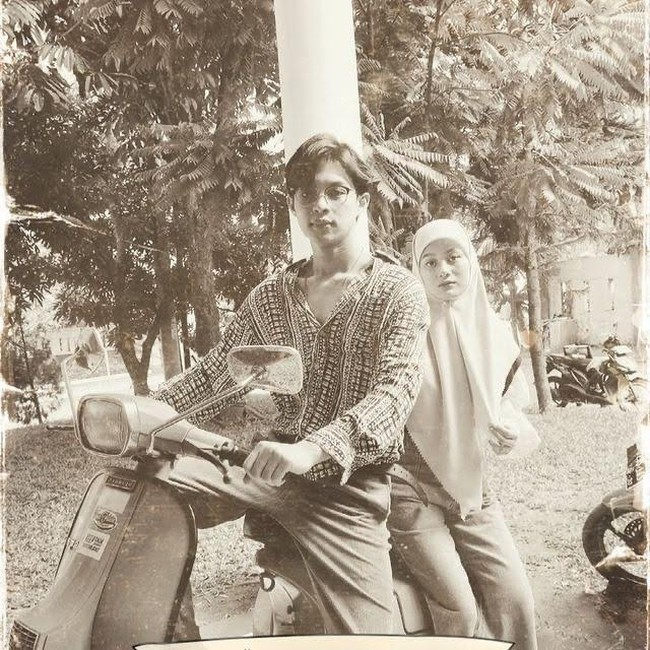
#> input picture foto/foto.jpg, 650 x 650 px
$ jupyter execute Masking.ipynb
#> lines starting #> are read from the running program, lines starting #| are printed output that depends on the picture; after the words box and inside, x2 and y2 are one past the last pixel; in counts of white or black regions, pixels touching at a corner belong together
[cell 1]
# Cell 1: Import libraries yang diperlukan

import cv2
import numpy as np
import matplotlib.pyplot as plt

[cell 2]
# Cell 2: Load gambar

# Ganti 'foto/foto1.jpg' dengan path gambar Anda
img = cv2.imread('foto/foto.jpg')
#> img is the input picture: shape (650, 650, 3); mean B, G, R 138.9, 155.1, 167.6

if img is None:
    print("Gambar tidak ditemukan. Pastikan path benar.")
else:
    print("Gambar berhasil dimuat dengan ukuran:", img.shape)
#| Gambar berhasil dimuat dengan ukuran: (650, 650, 3)

[cell 3]
# Cell 3: Tampilkan gambar asli

plt.imshow(cv2.cvtColor(img, cv2.COLOR_BGR2RGB))
plt.title('Gambar Asli')
plt.show()

[cell 4]
# Cell 4: Buat mask sederhana (lingkaran)

# Mask berukuran sama dengan gambar
mask = np.zeros_like(img)

# Buat lingkaran putih di tengah
center = (img.shape[1] // 2, img.shape[0] // 2)
#> center = (325, 325)
radius = min(img.shape[0], img.shape[1]) // 4
#> radius = 162
cv2.circle(mask, center, radius, (255, 255, 255), -1)
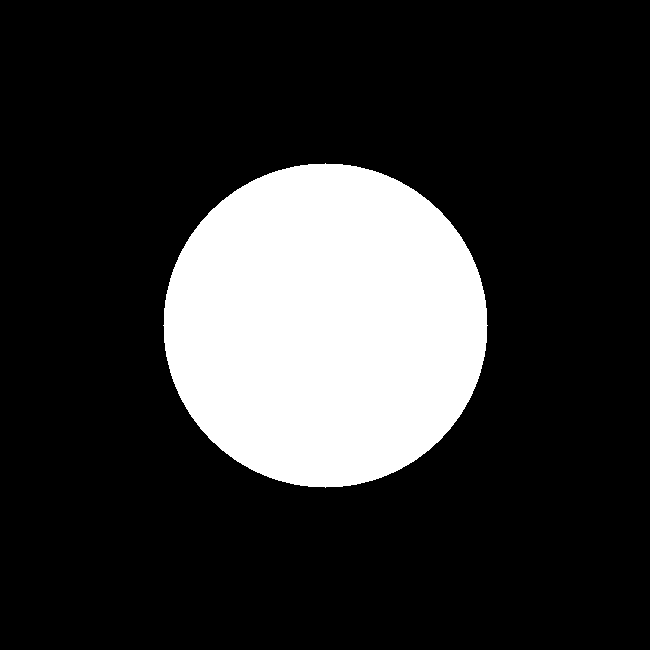
#> mask: shape (650, 650, 3); 19.5% white; 1 white region, box (x1, y1, x2, y2) and area: (163, 163, 488, 488) 82433

# Konversi ke grayscale untuk operasi logika
mask_gray = cv2.cvtColor(mask, cv2.COLOR_BGR2GRAY)

[cell 5]
# Cell 5: Operasi logika AND

# Konversi gambar ke grayscale untuk operasi logika
img_gray = cv2.cvtColor(img, cv2.COLOR_BGR2GRAY)
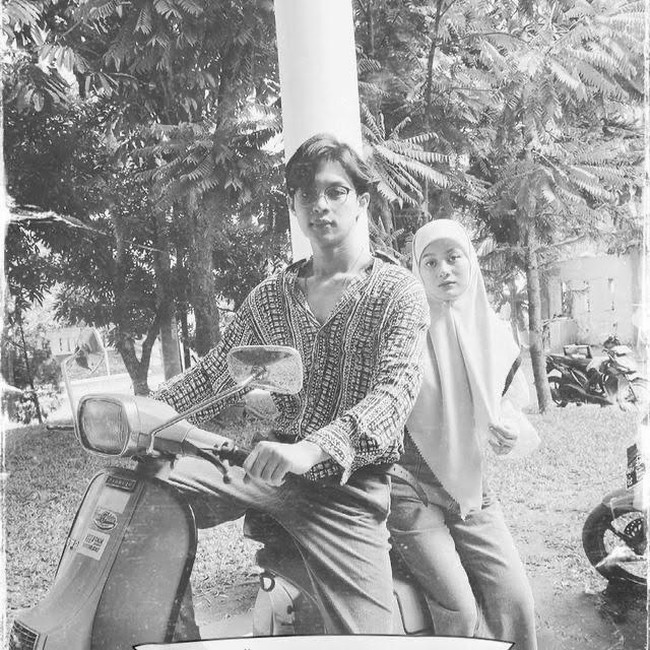
#> img_gray: shape (650, 650); min 6, max 255, mean 157

# Operasi AND: hanya piksel yang ada di mask yang dipertahankan
masked_and = cv2.bitwise_and(img_gray, img_gray, mask=mask_gray)
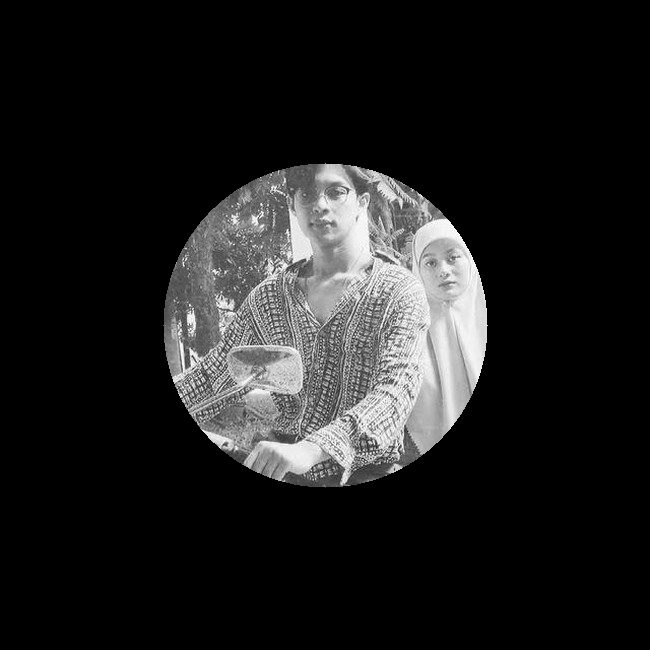
#> masked_and: shape (650, 650); min 0, max 254, mean 30.3

[cell 6]
# Cell 6: Operasi logika OR

# Buat gambar kedua (misalnya, gambar dengan pola)
img2 = np.zeros_like(img_gray)
cv2.rectangle(img2, (50, 50), (200, 200), 255, -1)
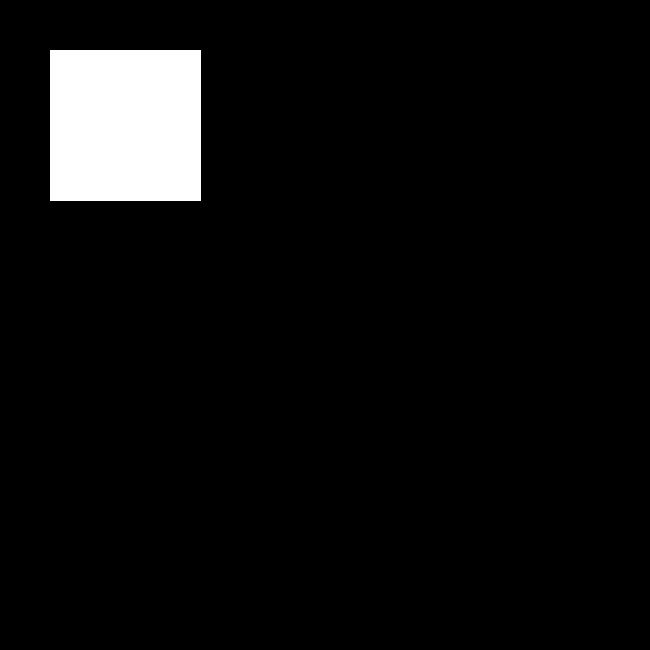
#> img2: shape (650, 650); 5.4% white; 1 white region, box (x1, y1, x2, y2) and area: (50, 50, 201, 201) 22801

# Operasi OR: gabungkan piksel dari kedua gambar
masked_or = cv2.bitwise_or(img_gray, img2)
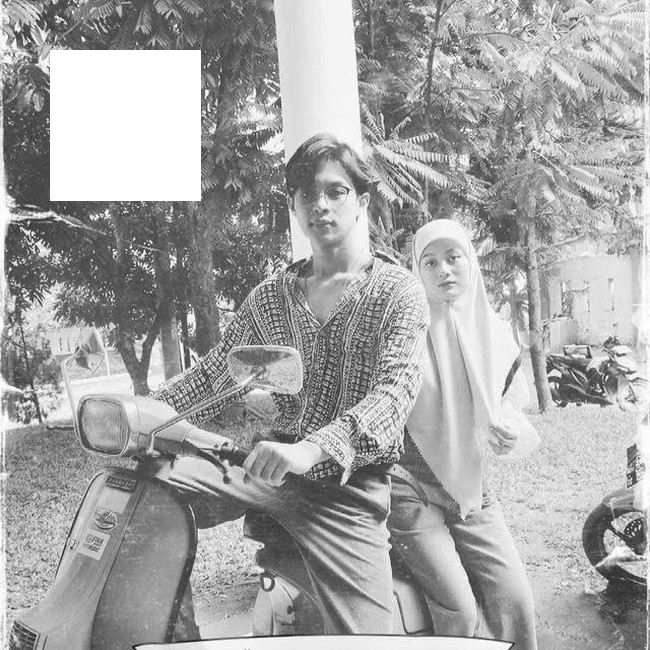
#> masked_or: shape (650, 650); min 6, max 255, mean 164.6

[cell 7]
# Cell 7: Operasi logika XOR

# Operasi XOR: piksel yang berbeda akan dipertahankan
masked_xor = cv2.bitwise_xor(img_gray, img2)
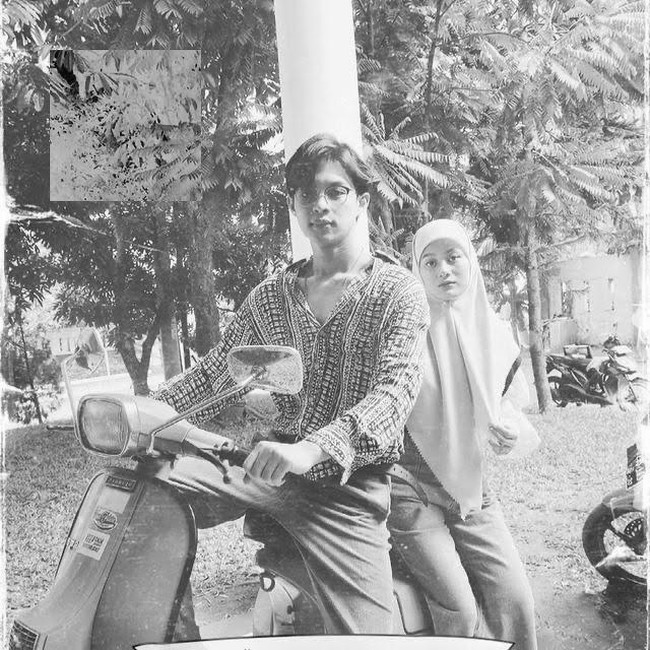
#> masked_xor: shape (650, 650); min 2, max 255, mean 158.5

[cell 8]
# Cell 8: Operasi logika NOT

# Operasi NOT: invert piksel
masked_not = cv2.bitwise_not(img_gray)
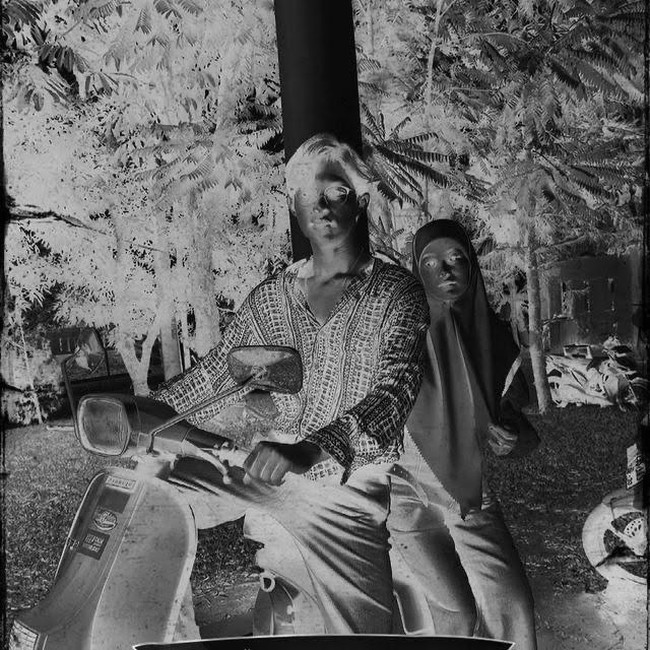
#> masked_not: shape (650, 650); min 0, max 249, mean 98
